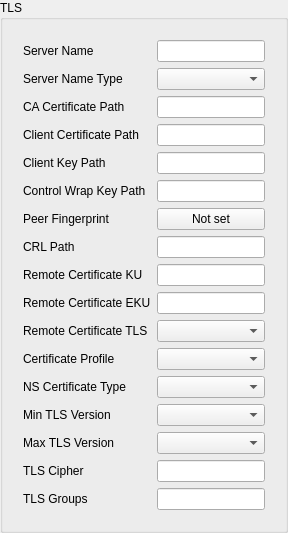
        <widget class="QGroupBox" name="tls_box">
         <property name="title">
          <string>TLS</string>
         </property>
         <layout class="QVBoxLayout" name="tls_box_layout">
          <item>
           <widget class="QWidget" name="tls_box_form_w" native="true">
            <layout class="QFormLayout" name="tls_box_form">
             <item row="0" column="0">
              <widget class="QLabel" name="tls_server_name_l">
               <property name="toolTip">
                <string>&lt;html&gt;&lt;head/&gt;&lt;body&gt;&lt;p&gt;Expected server certificate name. Name verification is disabled when empty.&lt;/p&gt;&lt;/body&gt;&lt;/html&gt;</string>
               </property>
               <property name="text">
                <string>Server Name</string>
               </property>
               <property name="buddy">
                <cstring>tls_server_name</cstring>
               </property>
              </widget>
             </item>
             <item row="0" column="1">
              <widget class="QLineEdit" name="tls_server_name"/>
             </item>
             <item row="1" column="0">
              <widget class="QLabel" name="tls_server_name_type_l">
               <property name="toolTip">
                <string>&lt;html&gt;&lt;head/&gt;&lt;body&gt;&lt;p&gt;Certificate field matched by the server name. name is used by default and matches the common name exactly.&lt;/p&gt;&lt;/body&gt;&lt;/html&gt;</string>
               </property>
               <property name="text">
                <string>Server Name Type</string>
               </property>
               <property name="buddy">
                <cstring>tls_server_name_type</cstring>
               </property>
              </widget>
             </item>
             <item row="1" column="1">
              <widget class="NoWheelComboBox" name="tls_server_name_type"/>
             </item>
             <item row="2" column="0">
              <widget class="QLabel" name="tls_certificate_path_l">
               <property name="toolTip">
                <string>&lt;html&gt;&lt;head/&gt;&lt;body&gt;&lt;p&gt;Conflicts with the inline CA certificate on the main editor.&lt;/p&gt;&lt;/body&gt;&lt;/html&gt;</string>
               </property>
               <property name="text">
                <string>CA Certificate Path</string>
               </property>
               <property name="buddy">
                <cstring>tls_certificate_path</cstring>
               </property>
              </widget>
             </item>
             <item row="2" column="1">
              <widget class="QLineEdit" name="tls_certificate_path"/>
             </item>
             <item row="3" column="0">
              <widget class="QLabel" name="tls_client_certificate_path_l">
               <property name="toolTip">
                <string>&lt;html&gt;&lt;head/&gt;&lt;body&gt;&lt;p&gt;Conflicts with the inline client certificate on the main editor.&lt;/p&gt;&lt;/body&gt;&lt;/html&gt;</string>
               </property>
               <property name="text">
                <string>Client Certificate Path</string>
               </property>
               <property name="buddy">
                <cstring>tls_client_certificate_path</cstring>
               </property>
              </widget>
             </item>
             <item row="3" column="1">
              <widget class="QLineEdit" name="tls_client_certificate_path"/>
             </item>
             <item row="4" column="0">
              <widget class="QLabel" name="tls_client_key_path_l">
               <property name="toolTip">
                <string>&lt;html&gt;&lt;head/&gt;&lt;body&gt;&lt;p&gt;Conflicts with the inline client key on the main editor.&lt;/p&gt;&lt;/body&gt;&lt;/html&gt;</string>
               </property>
               <property name="text">
                <string>Client Key Path</string>
               </property>
               <property name="buddy">
                <cstring>tls_client_key_path</cstring>
               </property>
              </widget>
             </item>
             <item row="4" column="1">
              <widget class="QLineEdit" name="tls_client_key_path"/>
             </item>
             <item row="5" column="0">
              <widget class="QLabel" name="control_wrap_key_path_l">
               <property name="toolTip">
                <string>&lt;html&gt;&lt;head/&gt;&lt;body&gt;&lt;p&gt;Conflicts with the inline control channel wrap key on the main editor.&lt;/p&gt;&lt;/body&gt;&lt;/html&gt;</string>
               </property>
               <property name="text">
                <string>Control Wrap Key Path</string>
               </property>
               <property name="buddy">
                <cstring>control_wrap_key_path</cstring>
               </property>
              </widget>
             </item>
             <item row="5" column="1">
              <widget class="QLineEdit" name="control_wrap_key_path"/>
             </item>
             <item row="6" column="0">
              <widget class="QLabel" name="tls_peer_fingerprint_l">
               <property name="toolTip">
                <string>&lt;html&gt;&lt;head/&gt;&lt;body&gt;&lt;p&gt;Allowed SHA-256 fingerprints of the server leaf certificate, one per line, 64 lowercase hexadecimal characters without separators.&lt;/p&gt;&lt;/body&gt;&lt;/html&gt;</string>
               </property>
               <property name="text">
                <string>Peer Fingerprint</string>
               </property>
               <property name="buddy">
                <cstring>tls_peer_fingerprint</cstring>
               </property>
              </widget>
             </item>
             <item row="6" column="1">
              <widget class="QPushButton" name="tls_peer_fingerprint">
               <property name="text">
                <string>Not set</string>
               </property>
              </widget>
             </item>
             <item row="7" column="0">
              <widget class="QLabel" name="tls_crl_path_l">
               <property name="toolTip">
                <string>&lt;html&gt;&lt;head/&gt;&lt;body&gt;&lt;p&gt;PEM or DER certificate revocation list used to reject revoked server certificates.&lt;/p&gt;&lt;/body&gt;&lt;/html&gt;</string>
               </property>
               <property name="text">
                <string>CRL Path</string>
               </property>
               <property name="buddy">
                <cstring>tls_crl_path</cstring>
               </property>
              </widget>
             </item>
             <item row="7" column="1">
              <widget class="QLineEdit" name="tls_crl_path"/>
             </item>
             <item row="8" column="0">
              <widget class="QLabel" name="tls_remote_certificate_ku_l">
               <property name="toolTip">
                <string>&lt;html&gt;&lt;head/&gt;&lt;body&gt;&lt;p&gt;Comma separated hexadecimal key usage masks in OpenVPN remote-cert-ku format.&lt;/p&gt;&lt;/body&gt;&lt;/html&gt;</string>
               </property>
               <property name="text">
                <string>Remote Certificate KU</string>
               </property>
               <property name="buddy">
                <cstring>tls_remote_certificate_ku</cstring>
               </property>
              </widget>
             </item>
             <item row="8" column="1">
              <widget class="QLineEdit" name="tls_remote_certificate_ku"/>
             </item>
             <item row="9" column="0">
              <widget class="QLabel" name="tls_remote_certificate_eku_l">
               <property name="toolTip">
                <string>&lt;html&gt;&lt;head/&gt;&lt;body&gt;&lt;p&gt;Required extended key usage. Conflicts with an explicit remote certificate TLS check.&lt;/p&gt;&lt;/body&gt;&lt;/html&gt;</string>
               </property>
               <property name="text">
                <string>Remote Certificate EKU</string>
               </property>
               <property name="buddy">
                <cstring>tls_remote_certificate_eku</cstring>
               </property>
              </widget>
             </item>
             <item row="9" column="1">
              <widget class="QLineEdit" name="tls_remote_certificate_eku"/>
             </item>
             <item row="10" column="0">
              <widget class="QLabel" name="tls_remote_certificate_tls_l">
               <property name="toolTip">
                <string>&lt;html&gt;&lt;head/&gt;&lt;body&gt;&lt;p&gt;Peer certificate purpose check. server is used by default; none disables the check.&lt;/p&gt;&lt;/body&gt;&lt;/html&gt;</string>
               </property>
               <property name="text">
                <string>Remote Certificate TLS</string>
               </property>
               <property name="buddy">
                <cstring>tls_remote_certificate_tls</cstring>
               </property>
              </widget>
             </item>
             <item row="10" column="1">
              <widget class="NoWheelComboBox" name="tls_remote_certificate_tls"/>
             </item>
             <item row="11" column="0">
              <widget class="QLabel" name="tls_certificate_profile_l">
               <property name="toolTip">
                <string>&lt;html&gt;&lt;head/&gt;&lt;body&gt;&lt;p&gt;legacy is used by default. insecure accepts MD5 and SHA-1 signed chains; preferred requires stronger signatures and keys.&lt;/p&gt;&lt;/body&gt;&lt;/html&gt;</string>
               </property>
               <property name="text">
                <string>Certificate Profile</string>
               </property>
               <property name="buddy">
                <cstring>tls_certificate_profile</cstring>
               </property>
              </widget>
             </item>
             <item row="11" column="1">
              <widget class="NoWheelComboBox" name="tls_certificate_profile"/>
             </item>
             <item row="12" column="0">
              <widget class="QLabel" name="tls_ns_certificate_type_l">
               <property name="toolTip">
                <string>&lt;html&gt;&lt;head/&gt;&lt;body&gt;&lt;p&gt;Deprecated Netscape certificate type check. Prefer Remote Certificate TLS.&lt;/p&gt;&lt;/body&gt;&lt;/html&gt;</string>
               </property>
               <property name="text">
                <string>NS Certificate Type</string>
               </property>
               <property name="buddy">
                <cstring>tls_ns_certificate_type</cstring>
               </property>
              </widget>
             </item>
             <item row="12" column="1">
              <widget class="NoWheelComboBox" name="tls_ns_certificate_type"/>
             </item>
             <item row="13" column="0">
              <widget class="QLabel" name="tls_version_min_l">
               <property name="toolTip">
                <string>&lt;html&gt;&lt;head/&gt;&lt;body&gt;&lt;p&gt;1.2 is used by default.&lt;/p&gt;&lt;/body&gt;&lt;/html&gt;</string>
               </property>
               <property name="text">
                <string>Min TLS Version</string>
               </property>
               <property name="buddy">
                <cstring>tls_version_min</cstring>
               </property>
              </widget>
             </item>
             <item row="13" column="1">
              <widget class="NoWheelComboBox" name="tls_version_min"/>
             </item>
             <item row="14" column="0">
              <widget class="QLabel" name="tls_version_max_l">
               <property name="toolTip">
                <string>&lt;html&gt;&lt;head/&gt;&lt;body&gt;&lt;p&gt;The maximum supported version is used by default. It cannot be lower than the minimum.&lt;/p&gt;&lt;/body&gt;&lt;/html&gt;</string>
               </property>
               <property name="text">
                <string>Max TLS Version</string>
               </property>
               <property name="buddy">
                <cstring>tls_version_max</cstring>
               </property>
              </widget>
             </item>
             <item row="14" column="1">
              <widget class="NoWheelComboBox" name="tls_version_max"/>
             </item>
             <item row="15" column="0">
              <widget class="QLabel" name="tls_cipher_l">
               <property name="toolTip">
                <string>&lt;html&gt;&lt;head/&gt;&lt;body&gt;&lt;p&gt;Colon separated OpenSSL cipher suite names allowed for TLS 1.2 and earlier.&lt;/p&gt;&lt;/body&gt;&lt;/html&gt;</string>
               </property>
               <property name="text">
                <string>TLS Cipher</string>
               </property>
               <property name="buddy">
                <cstring>tls_cipher</cstring>
               </property>
              </widget>
             </item>
             <item row="15" column="1">
              <widget class="QLineEdit" name="tls_cipher"/>
             </item>
             <item row="16" column="0">
              <widget class="QLabel" name="tls_groups_l">
               <property name="toolTip">
                <string>&lt;html&gt;&lt;head/&gt;&lt;body&gt;&lt;p&gt;Colon separated key exchange groups in preference order: X25519, SECP256R1, SECP384R1, SECP521R1.&lt;/p&gt;&lt;/body&gt;&lt;/html&gt;</string>
               </property>
               <property name="text">
                <string>TLS Groups</string>
               </property>
               <property name="buddy">
                <cstring>tls_groups</cstring>
               </property>
              </widget>
             </item>
             <item row="16" column="1">
              <widget class="QLineEdit" name="tls_groups"/>
             </item>
            </layout>
           </widget>
          </item>
         </layout>
        </widget>
